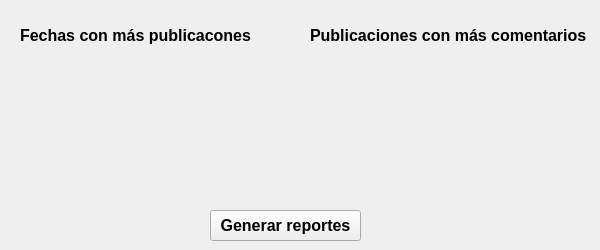
   <widget class="QWidget" name="reportes">
    <attribute name="title">
     <string>Reportes</string>
    </attribute>
    <widget class="QLabel" name="label">
     <property name="geometry">
      <rect>
       <x>20</x>
       <y>20</y>
       <width>231</width>
       <height>31</height>
      </rect>
     </property>
     <property name="font">
      <font>
       <pointsize>12</pointsize>
       <bold>true</bold>
      </font>
     </property>
     <property name="text">
      <string>Fechas con más publicacones </string>
     </property>
    </widget>
    <widget class="QLabel" name="label_2">
     <property name="geometry">
      <rect>
       <x>310</x>
       <y>20</y>
       <width>281</width>
       <height>31</height>
      </rect>
     </property>
     <property name="font">
      <font>
       <pointsize>12</pointsize>
       <bold>true</bold>
      </font>
     </property>
     <property name="text">
      <string>Publicaciones con más comentarios</string>
     </property>
    </widget>
    <widget class="QPushButton" name="pushButton_11">
     <property name="geometry">
      <rect>
       <x>210</x>
       <y>210</y>
       <width>151</width>
       <height>31</height>
      </rect>
     </property>
     <property name="font">
      <font>
       <pointsize>12</pointsize>
       <bold>true</bold>
      </font>
     </property>
     <property name="text">
      <string>Generar reportes</string>
     </property>
    </widget>
   </widget>
